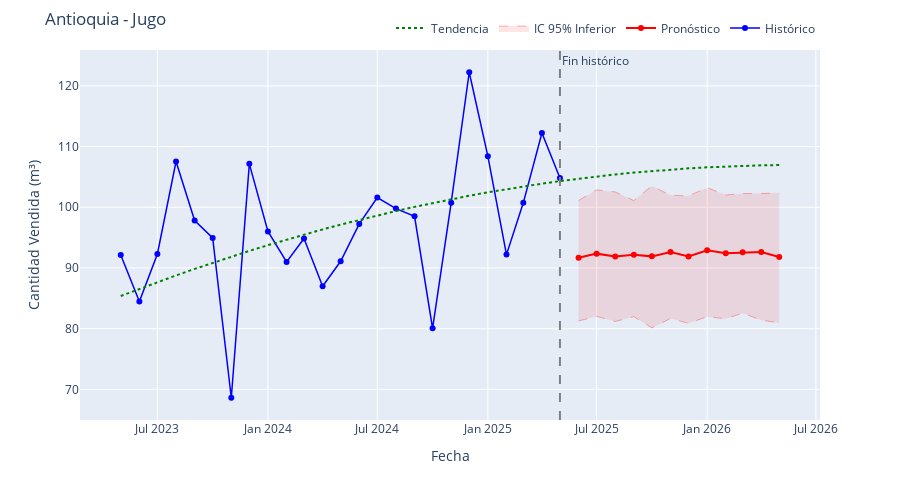
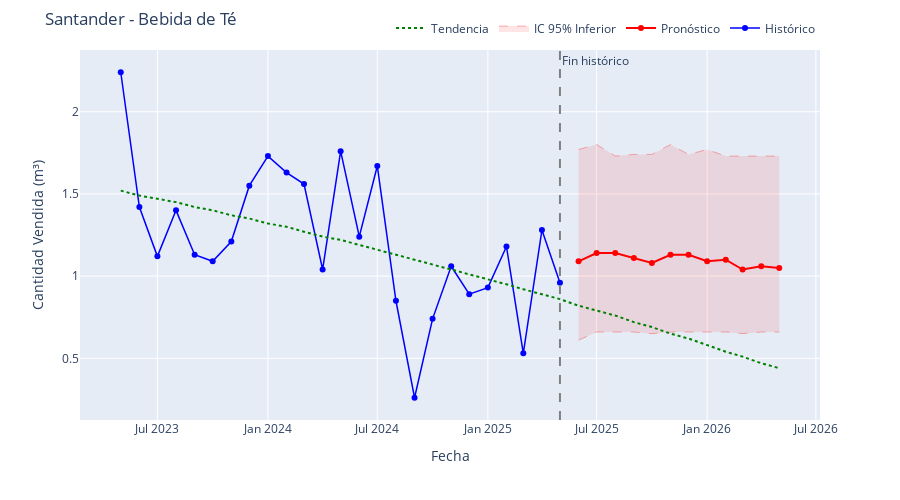
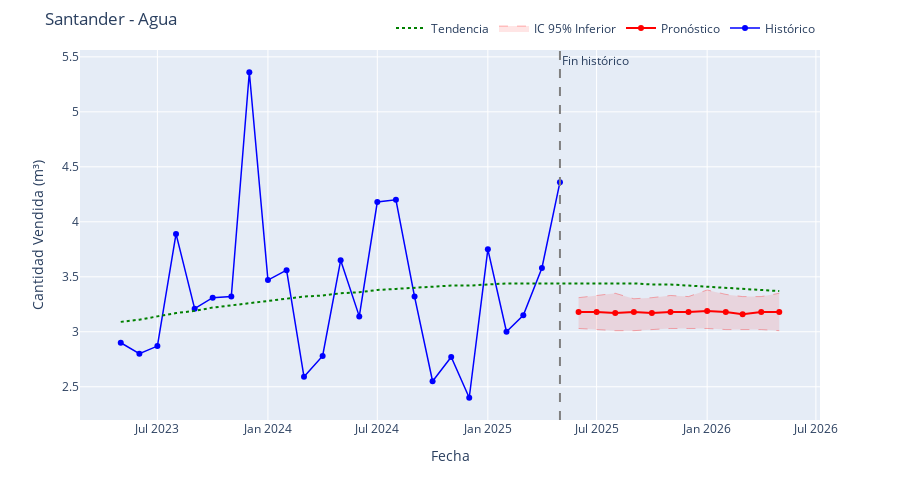
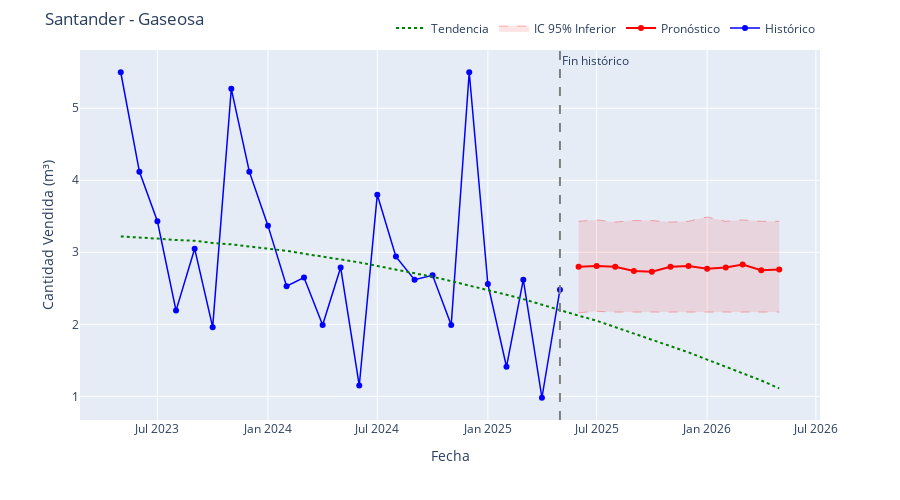

Notebook cell for these charts, in order:
### Markdown cell above
## 9. Visualización de Resultados

Generamos gráficas interactivas con Plotly para datos históricos y predicciones por región y categoría.

### Code cell
def plot_predictions(df, future_predictions):
    try:
        # Verificación inicial de columnas
        required_pred_cols = ['predicted_quantities', 'ci_lower', 'ci_upper']
        if not all(col in future_predictions.columns for col in required_pred_cols):
            raise ValueError("El DataFrame de predicciones no tiene la estructura esperada")
        
        # Detección automática de columnas
        region_col = next((col for col in df.columns if 'region' in col.lower()), 'NOMBRE_REGION')
        categoria_col = next((col for col in df.columns if 'categoria' in col.lower()), 'CATEGORIA')
        target_col = next((col for col in df.columns if 'm3' in col.lower()), 'M3_VENDIDOS')
        
        if target_col is None:
            raise ValueError("No se pudo detectar la columna objetivo. Verifique los nombres de columnas")

        # Feature engineering: añadir variables lagged
        df = df.sort_values('MES')
        df['lag_1'] = df.groupby([region_col, categoria_col])[target_col].shift(1)
        df['lag_2'] = df.groupby([region_col, categoria_col])[target_col].shift(2)
        df['lag_1'].fillna(df[target_col].mean(), inplace=True)
        df['lag_2'].fillna(df[target_col].mean(), inplace=True)
        selected_features.append('lag_1')
        selected_features.append('lag_2')

        # Obtener las últimas 24 meses de datos históricos y agrupar
        last_date = df['MES'].max()
        one_year_ago = last_date - pd.offsets.MonthBegin(24)
        hist_data = df[df['MES'] >= one_year_ago].groupby([region_col, categoria_col, 'MES'])[target_col].sum().reset_index()
        hist_data['type'] = 'Histórico'
        hist_data = hist_data.rename(columns={target_col: 'value', 'MES': 'prediction_date'})

        # Preparar datos de predicciones y agrupar
        pred_data = future_predictions.groupby([region_col, categoria_col, 'MES'])[['predicted_quantities', 'ci_lower', 'ci_upper']].sum().reset_index()
        pred_data['type'] = 'Pronóstico'
        pred_data = pred_data.rename(columns={
            'MES': 'prediction_date',
            'predicted_quantities': 'value',
            region_col: region_col,
            categoria_col: categoria_col
        })

        # Combinar datos históricos y predicciones
        prediction_combined = pd.concat([
            hist_data[['prediction_date', region_col, categoria_col, 'value', 'type']],
            pred_data[['prediction_date', region_col, categoria_col, 'value', 'type', 'ci_lower', 'ci_upper']]
        ]).reset_index(drop=True)

        # Obtener combinaciones únicas
        combinations = df[[region_col, categoria_col]].drop_duplicates()

        for _, (region, categoria) in enumerate(combinations.itertuples(index=False), 1):
            # Filtrar datos para esta combinación
            mask = ((prediction_combined[region_col] == region) & 
                    (prediction_combined[categoria_col] == categoria))
            plot_data = prediction_combined[mask].sort_values('prediction_date')

            if plot_data.empty:
                logging.warning(f"No hay datos para {region} - {categoria}")
                continue

            # Calcular línea de tendencia con regresión polinómica de grado 2
            hist_full = df[(df[region_col] == region) & 
                          (df[categoria_col] == categoria)].sort_values('MES')
            hist_full = hist_full.groupby(['MES'])[target_col].sum().reset_index()
            hist_full['days'] = (hist_full['MES'] - hist_full['MES'].min()).dt.days
            coefficients = np.polyfit(hist_full['days'], hist_full[target_col], 2)
            polynomial = np.poly1d(coefficients)

            # Extender tendencia al período completo
            all_dates = plot_data['prediction_date'].sort_values()
            all_dates_df = pd.DataFrame({'prediction_date': all_dates})
            all_dates_df['days'] = (all_dates_df['prediction_date'] - hist_full['MES'].min()).dt.days
            trend_values = polynomial(all_dates_df['days'])

            # Crear figura
            fig = go.Figure()

            # 1. Datos históricos (últimos 24 meses)
            hist_plot_data = plot_data[plot_data['type'] == 'Histórico']
            fig.add_trace(go.Scatter(
                x=hist_plot_data['prediction_date'],
                y=hist_plot_data['value'].round(2),
                mode='lines+markers',
                name='Histórico',
                line=dict(color='blue', width=1.5),
                hovertemplate='Fecha: %{x|%b %Y}<br>Histórico: %{y:.2f}<extra></extra>'
            ))

            # 2. Pronósticos
            pred_plot_data = plot_data[plot_data['type'] == 'Pronóstico']
            fig.add_trace(go.Scatter(
                x=pred_plot_data['prediction_date'],
                y=pred_plot_data['value'].round(2),
                mode='lines+markers',
                name='Pronóstico',
                line=dict(color='red', width=2),
                hovertemplate='Fecha: %{x|%b %Y}<br>Pronóstico: %{y:.2f}<extra></extra>'
            ))

            # 3. Intervalo de confianza
            fig.add_trace(go.Scatter(
                x=pred_plot_data['prediction_date'],
                y=pred_plot_data['ci_upper'].round(2),
                mode='lines',
                line=dict(color='rgba(255,0,0,0.3)', width=1, dash='dash'),
                name='IC 95% Superior',
                showlegend=False
            ))
            fig.add_trace(go.Scatter(
                x=pred_plot_data['prediction_date'],
                y=pred_plot_data['ci_lower'].round(2),
                mode='lines',
                line=dict(color='rgba(255,0,0,0.3)', width=1, dash='dash'),
                fill='tonexty',
                fillcolor='rgba(255,0,0,0.1)',
                name='IC 95% Inferior',
                showlegend=True
            ))

            # 4. Línea de tendencia (polinómica de grado 2)
            fig.add_trace(go.Scatter(
                x=all_dates_df['prediction_date'],
                y=trend_values.round(2),
                mode='lines',
                name='Tendencia',
                line=dict(color='green', width=2, dash='dot'),
                hovertemplate='Tendencia: %{y:.2f}<extra></extra>'
            ))

            # Línea vertical separadora
            last_historical_date = hist_data['prediction_date'].max()
            fig.add_vline(
                x=last_historical_date.timestamp() * 1000,
                line_width=2,
                line_dash="dash",
                line_color="gray",
                annotation_text="Fin histórico",
                annotation_position="top right"
            )

            # Configuración del layout
            fig.update_layout(
                title=f'{region} - {categoria}',
                xaxis_title='Fecha',
                yaxis_title='Cantidad Vendida (m³)',
                hovermode='x unified',
                height=500,
                width=900,
                legend=dict(
                    orientation="h",
                    yanchor="bottom",
                    y=1.02,
                    xanchor="right",
                    x=1
                ),
                margin=dict(t=50)
            )

            fig.show()

    except Exception as e:
        logging.error(f"Error en visualización: {e}")
        raise

# Uso:
plot_predictions(df, future_predictions)

### Figure 1 — Plotly figure (JSON) as saved in the notebook; plotly's stock layout.template omitted (floating-point values rounded to 4 significant figures)
{"data": [{"hovertemplate": "Fecha: %{x|%b %Y}<br>Histórico: %{y:.2f}<extra></extra>", "line": {"color": "blue", "width": 1.5}, "mode": "lines+markers", "name": "Histórico", "type": "scatter", "x": ["2023-05-01T00:00:00.000000000", "2023-06-01T00:00:00.000000000", "2023-07-01T00:00:00.000000000", "2023-08-01T00:00:00.000000000", "2023-09-01T00:00:00.000000000", "2023-10-01T00:00:00.000000000", "2023-11-01T00:00:00.000000000", "2023-12-01T00:00:00.000000000", "2024-01-01T00:00:00.000000000", "2024-02-01T00:00:00.000000000", "2024-03-01T00:00:00.000000000", "2024-04-01T00:00:00.000000000", "2024-05-01T00:00:00.000000000", "2024-06-01T00:00:00.000000000", "2024-07-01T00:00:00.000000000", "2024-08-01T00:00:00.000000000", "2024-09-01T00:00:00.000000000", "2024-10-01T00:00:00.000000000", "2024-11-01T00:00:00.000000000", "2024-12-01T00:00:00.000000000", "2025-01-01T00:00:00.000000000", "2025-02-01T00:00:00.000000000", "2025-03-01T00:00:00.000000000", "2025-04-01T00:00:00.000000000", "2025-05-01T00:00:00.000000000"], "y": [92.12, 84.49, 92.3, 107.5, 97.82, 94.94, 68.62, 107.2, 96.02, 90.98, 94.85, 86.99, 91.1, 97.26, 101.6, 99.78, 98.5, 80.05, 100.8, 122.2, 108.4, 92.2, 100.7, 112.2, 104.8]}, {"hovertemplate": "Fecha: %{x|%b %Y}<br>Pronóstico: %{y:.2f}<extra></extra>", "line": {"color": "red", "width": 2}, "mode": "lines+markers", "name": "Pronóstico", "type": "scatter", "x": ["2025-06-01T00:00:00.000000000", "2025-07-01T00:00:00.000000000", "2025-08-01T00:00:00.000000000", "2025-09-01T00:00:00.000000000", "2025-10-01T00:00:00.000000000", "2025-11-01T00:00:00.000000000", "2025-12-01T00:00:00.000000000", "2026-01-01T00:00:00.000000000", "2026-02-01T00:00:00.000000000", "2026-03-01T00:00:00.000000000", "2026-04-01T00:00:00.000000000", "2026-05-01T00:00:00.000000000"], "y": [91.69, 92.36, 91.9, 92.16, 91.91, 92.62, 91.9, 92.91, 92.42, 92.57, 92.63, 91.8]}, {"line": {"color": "rgba(255,0,0,0.3)", "dash": "dash", "width": 1}, "mode": "lines", "name": "IC 95% Superior", "showlegend": false, "type": "scatter", "x": ["2025-06-01T00:00:00.000000000", "2025-07-01T00:00:00.000000000", "2025-08-01T00:00:00.000000000", "2025-09-01T00:00:00.000000000", "2025-10-01T00:00:00.000000000", "2025-11-01T00:00:00.000000000", "2025-12-01T00:00:00.000000000", "2026-01-01T00:00:00.000000000", "2026-02-01T00:00:00.000000000", "2026-03-01T00:00:00.000000000", "2026-04-01T00:00:00.000000000", "2026-05-01T00:00:00.000000000"], "y": [101.1, 102.9, 102.5, 101.1, 103.5, 102.0, 101.9, 103.2, 102.0, 102.3, 102.3, 102.4]}, {"fill": "tonexty", "fillcolor": "rgba(255,0,0,0.1)", "line": {"color": "rgba(255,0,0,0.3)", "dash": "dash", "width": 1}, "mode": "lines", "name": "IC 95% Inferior", "showlegend": true, "type": "scatter", "x": ["2025-06-01T00:00:00.000000000", "2025-07-01T00:00:00.000000000", "2025-08-01T00:00:00.000000000", "2025-09-01T00:00:00.000000000", "2025-10-01T00:00:00.000000000", "2025-11-01T00:00:00.000000000", "2025-12-01T00:00:00.000000000", "2026-01-01T00:00:00.000000000", "2026-02-01T00:00:00.000000000", "2026-03-01T00:00:00.000000000", "2026-04-01T00:00:00.000000000", "2026-05-01T00:00:00.000000000"], "y": [81.27, 82.03, 81.19, 81.98, 80.13, 81.68, 80.88, 81.98, 81.63, 82.56, 81.4, 80.95]}, {"hovertemplate": "Tendencia: %{y:.2f}<extra></extra>", "line": {"color": "green", "dash": "dot", "width": 2}, "mode": "lines", "name": "Tendencia", "type": "scatter", "x": ["2023-05-01T00:00:00.000000000", "2023-06-01T00:00:00.000000000", "2023-07-01T00:00:00.000000000", "2023-08-01T00:00:00.000000000", "2023-09-01T00:00:00.000000000", "2023-10-01T00:00:00.000000000", "2023-11-01T00:00:00.000000000", "2023-12-01T00:00:00.000000000", "2024-01-01T00:00:00.000000000", "2024-02-01T00:00:00.000000000", "2024-03-01T00:00:00.000000000", "2024-04-01T00:00:00.000000000", "2024-05-01T00:00:00.000000000", "2024-06-01T00:00:00.000000000", "2024-07-01T00:00:00.000000000", "2024-08-01T00:00:00.000000000", "2024-09-01T00:00:00.000000000", "2024-10-01T00:00:00.000000000", "2024-11-01T00:00:00.000000000", "2024-12-01T00:00:00.000000000", "2025-01-01T00:00:00.000000000", "2025-02-01T00:00:00.000000000", "2025-03-01T00:00:00.000000000", "2025-04-01T00:00:00.000000000", "2025-05-01T00:00:00.000000000", "2025-06-01T00:00:00.000000000", "2025-07-01T00:00:00.000000000", "2025-08-01T00:00:00.000000000", "2025-09-01T00:00:00.000000000", "2025-10-01T00:00:00.000000000", "2025-11-01T00:00:00.000000000", "2025-12-01T00:00:00.000000000", "2026-01-01T00:00:00.000000000", "2026-02-01T00:00:00.000000000", "2026-03-01T00:00:00.000000000", "2026-04-01T00:00:00.000000000", "2026-05-01T00:00:00.000000000"], "y": [85.38, 86.55, 87.66, 88.77, 89.84, 90.85, 91.86, 92.81, 93.76, 94.67, 95.5, 96.35, 97.14, 97.92, 98.65, 99.37, 100.1, 100.7, 101.3, 101.9, 102.5, 103.0, 103.4, 103.9, 104.3, 104.7, 105.1, 105.4, 105.7, 106.0, 106.2, 106.4, 106.6, 106.7, 106.8, 106.9, 107.0]}], "layout": {"annotations": [{"showarrow": false, "text": "Fin histórico", "x": 1746057600000, "xanchor": "left", "xref": "x", "y": 1, "yanchor": "top", "yref": "y domain"}], "height": 500, "hovermode": "x unified", "legend": {"orientation": "h", "x": 1, "xanchor": "right", "y": 1.02, "yanchor": "bottom"}, "margin": {"t": 50}, "shapes": [{"line": {"color": "gray", "dash": "dash", "width": 2}, "type": "line", "x0": 1746057600000, "x1": 1746057600000, "xref": "x", "y0": 0, "y1": 1, "yref": "y domain"}], "title": {"text": "Antioquia - Jugo"}, "width": 900, "xaxis": {"title": {"text": "Fecha"}}, "yaxis": {"title": {"text": "Cantidad Vendida (m³)"}}}}

### Figure 2 — Plotly figure (JSON) as saved in the notebook; plotly's stock layout.template omitted (floating-point values rounded to 4 significant figures)
{"data": [{"hovertemplate": "Fecha: %{x|%b %Y}<br>Histórico: %{y:.2f}<extra></extra>", "line": {"color": "blue", "width": 1.5}, "mode": "lines+markers", "name": "Histórico", "type": "scatter", "x": ["2023-05-01T00:00:00.000000000", "2023-06-01T00:00:00.000000000", "2023-07-01T00:00:00.000000000", "2023-08-01T00:00:00.000000000", "2023-09-01T00:00:00.000000000", "2023-10-01T00:00:00.000000000", "2023-11-01T00:00:00.000000000", "2023-12-01T00:00:00.000000000", "2024-01-01T00:00:00.000000000", "2024-02-01T00:00:00.000000000", "2024-03-01T00:00:00.000000000", "2024-04-01T00:00:00.000000000", "2024-05-01T00:00:00.000000000", "2024-06-01T00:00:00.000000000", "2024-07-01T00:00:00.000000000", "2024-08-01T00:00:00.000000000", "2024-09-01T00:00:00.000000000", "2024-10-01T00:00:00.000000000", "2024-11-01T00:00:00.000000000", "2024-12-01T00:00:00.000000000", "2025-01-01T00:00:00.000000000", "2025-02-01T00:00:00.000000000", "2025-03-01T00:00:00.000000000", "2025-04-01T00:00:00.000000000", "2025-05-01T00:00:00.000000000"], "y": [2.24, 1.42, 1.12, 1.4, 1.13, 1.09, 1.21, 1.55, 1.73, 1.63, 1.56, 1.04, 1.76, 1.24, 1.67, 0.85, 0.26, 0.74, 1.06, 0.89, 0.93, 1.18, 0.53, 1.28, 0.96]}, {"hovertemplate": "Fecha: %{x|%b %Y}<br>Pronóstico: %{y:.2f}<extra></extra>", "line": {"color": "red", "width": 2}, "mode": "lines+markers", "name": "Pronóstico", "type": "scatter", "x": ["2025-06-01T00:00:00.000000000", "2025-07-01T00:00:00.000000000", "2025-08-01T00:00:00.000000000", "2025-09-01T00:00:00.000000000", "2025-10-01T00:00:00.000000000", "2025-11-01T00:00:00.000000000", "2025-12-01T00:00:00.000000000", "2026-01-01T00:00:00.000000000", "2026-02-01T00:00:00.000000000", "2026-03-01T00:00:00.000000000", "2026-04-01T00:00:00.000000000", "2026-05-01T00:00:00.000000000"], "y": [1.09, 1.14, 1.14, 1.11, 1.08, 1.13, 1.13, 1.09, 1.1, 1.04, 1.06, 1.05]}, {"line": {"color": "rgba(255,0,0,0.3)", "dash": "dash", "width": 1}, "mode": "lines", "name": "IC 95% Superior", "showlegend": false, "type": "scatter", "x": ["2025-06-01T00:00:00.000000000", "2025-07-01T00:00:00.000000000", "2025-08-01T00:00:00.000000000", "2025-09-01T00:00:00.000000000", "2025-10-01T00:00:00.000000000", "2025-11-01T00:00:00.000000000", "2025-12-01T00:00:00.000000000", "2026-01-01T00:00:00.000000000", "2026-02-01T00:00:00.000000000", "2026-03-01T00:00:00.000000000", "2026-04-01T00:00:00.000000000", "2026-05-01T00:00:00.000000000"], "y": [1.77, 1.8, 1.73, 1.74, 1.74, 1.8, 1.74, 1.77, 1.73, 1.73, 1.73, 1.73]}, {"fill": "tonexty", "fillcolor": "rgba(255,0,0,0.1)", "line": {"color": "rgba(255,0,0,0.3)", "dash": "dash", "width": 1}, "mode": "lines", "name": "IC 95% Inferior", "showlegend": true, "type": "scatter", "x": ["2025-06-01T00:00:00.000000000", "2025-07-01T00:00:00.000000000", "2025-08-01T00:00:00.000000000", "2025-09-01T00:00:00.000000000", "2025-10-01T00:00:00.000000000", "2025-11-01T00:00:00.000000000", "2025-12-01T00:00:00.000000000", "2026-01-01T00:00:00.000000000", "2026-02-01T00:00:00.000000000", "2026-03-01T00:00:00.000000000", "2026-04-01T00:00:00.000000000", "2026-05-01T00:00:00.000000000"], "y": [0.61, 0.66, 0.66, 0.66, 0.65, 0.66, 0.66, 0.66, 0.66, 0.65, 0.66, 0.66]}, {"hovertemplate": "Tendencia: %{y:.2f}<extra></extra>", "line": {"color": "green", "dash": "dot", "width": 2}, "mode": "lines", "name": "Tendencia", "type": "scatter", "x": ["2023-05-01T00:00:00.000000000", "2023-06-01T00:00:00.000000000", "2023-07-01T00:00:00.000000000", "2023-08-01T00:00:00.000000000", "2023-09-01T00:00:00.000000000", "2023-10-01T00:00:00.000000000", "2023-11-01T00:00:00.000000000", "2023-12-01T00:00:00.000000000", "2024-01-01T00:00:00.000000000", "2024-02-01T00:00:00.000000000", "2024-03-01T00:00:00.000000000", "2024-04-01T00:00:00.000000000", "2024-05-01T00:00:00.000000000", "2024-06-01T00:00:00.000000000", "2024-07-01T00:00:00.000000000", "2024-08-01T00:00:00.000000000", "2024-09-01T00:00:00.000000000", "2024-10-01T00:00:00.000000000", "2024-11-01T00:00:00.000000000", "2024-12-01T00:00:00.000000000", "2025-01-01T00:00:00.000000000", "2025-02-01T00:00:00.000000000", "2025-03-01T00:00:00.000000000", "2025-04-01T00:00:00.000000000", "2025-05-01T00:00:00.000000000", "2025-06-01T00:00:00.000000000", "2025-07-01T00:00:00.000000000", "2025-08-01T00:00:00.000000000", "2025-09-01T00:00:00.000000000", "2025-10-01T00:00:00.000000000", "2025-11-01T00:00:00.000000000", "2025-12-01T00:00:00.000000000", "2026-01-01T00:00:00.000000000", "2026-02-01T00:00:00.000000000", "2026-03-01T00:00:00.000000000", "2026-04-01T00:00:00.000000000", "2026-05-01T00:00:00.000000000"], "y": [1.52, 1.49, 1.47, 1.45, 1.42, 1.4, 1.37, 1.35, 1.32, 1.3, 1.27, 1.24, 1.22, 1.19, 1.16, 1.13, 1.1, 1.07, 1.04, 1.01, 0.98, 0.95, 0.92, 0.89, 0.86, 0.82, 0.79, 0.76, 0.72, 0.69, 0.65, 0.62, 0.58, 0.54, 0.51, 0.47, 0.44]}], "layout": {"annotations": [{"showarrow": false, "text": "Fin histórico", "x": 1746057600000, "xanchor": "left", "xref": "x", "y": 1, "yanchor": "top", "yref": "y domain"}], "height": 500, "hovermode": "x unified", "legend": {"orientation": "h", "x": 1, "xanchor": "right", "y": 1.02, "yanchor": "bottom"}, "margin": {"t": 50}, "shapes": [{"line": {"color": "gray", "dash": "dash", "width": 2}, "type": "line", "x0": 1746057600000, "x1": 1746057600000, "xref": "x", "y0": 0, "y1": 1, "yref": "y domain"}], "title": {"text": "Santander - Bebida de Té"}, "width": 900, "xaxis": {"title": {"text": "Fecha"}}, "yaxis": {"title": {"text": "Cantidad Vendida (m³)"}}}}

### Figure 3 — Plotly figure (JSON) as saved in the notebook; plotly's stock layout.template omitted (floating-point values rounded to 4 significant figures)
{"data": [{"hovertemplate": "Fecha: %{x|%b %Y}<br>Histórico: %{y:.2f}<extra></extra>", "line": {"color": "blue", "width": 1.5}, "mode": "lines+markers", "name": "Histórico", "type": "scatter", "x": ["2023-05-01T00:00:00.000000000", "2023-06-01T00:00:00.000000000", "2023-07-01T00:00:00.000000000", "2023-08-01T00:00:00.000000000", "2023-09-01T00:00:00.000000000", "2023-10-01T00:00:00.000000000", "2023-11-01T00:00:00.000000000", "2023-12-01T00:00:00.000000000", "2024-01-01T00:00:00.000000000", "2024-02-01T00:00:00.000000000", "2024-03-01T00:00:00.000000000", "2024-04-01T00:00:00.000000000", "2024-05-01T00:00:00.000000000", "2024-06-01T00:00:00.000000000", "2024-07-01T00:00:00.000000000", "2024-08-01T00:00:00.000000000", "2024-09-01T00:00:00.000000000", "2024-10-01T00:00:00.000000000", "2024-11-01T00:00:00.000000000", "2024-12-01T00:00:00.000000000", "2025-01-01T00:00:00.000000000", "2025-02-01T00:00:00.000000000", "2025-03-01T00:00:00.000000000", "2025-04-01T00:00:00.000000000", "2025-05-01T00:00:00.000000000"], "y": [2.9, 2.8, 2.87, 3.89, 3.21, 3.31, 3.32, 5.36, 3.47, 3.56, 2.59, 2.78, 3.65, 3.14, 4.18, 4.2, 3.32, 2.55, 2.77, 2.4, 3.75, 3.0, 3.15, 3.58, 4.36]}, {"hovertemplate": "Fecha: %{x|%b %Y}<br>Pronóstico: %{y:.2f}<extra></extra>", "line": {"color": "red", "width": 2}, "mode": "lines+markers", "name": "Pronóstico", "type": "scatter", "x": ["2025-06-01T00:00:00.000000000", "2025-07-01T00:00:00.000000000", "2025-08-01T00:00:00.000000000", "2025-09-01T00:00:00.000000000", "2025-10-01T00:00:00.000000000", "2025-11-01T00:00:00.000000000", "2025-12-01T00:00:00.000000000", "2026-01-01T00:00:00.000000000", "2026-02-01T00:00:00.000000000", "2026-03-01T00:00:00.000000000", "2026-04-01T00:00:00.000000000", "2026-05-01T00:00:00.000000000"], "y": [3.18, 3.18, 3.17, 3.18, 3.17, 3.18, 3.18, 3.19, 3.18, 3.16, 3.18, 3.18]}, {"line": {"color": "rgba(255,0,0,0.3)", "dash": "dash", "width": 1}, "mode": "lines", "name": "IC 95% Superior", "showlegend": false, "type": "scatter", "x": ["2025-06-01T00:00:00.000000000", "2025-07-01T00:00:00.000000000", "2025-08-01T00:00:00.000000000", "2025-09-01T00:00:00.000000000", "2025-10-01T00:00:00.000000000", "2025-11-01T00:00:00.000000000", "2025-12-01T00:00:00.000000000", "2026-01-01T00:00:00.000000000", "2026-02-01T00:00:00.000000000", "2026-03-01T00:00:00.000000000", "2026-04-01T00:00:00.000000000", "2026-05-01T00:00:00.000000000"], "y": [3.31, 3.33, 3.35, 3.3, 3.31, 3.33, 3.32, 3.38, 3.34, 3.32, 3.32, 3.35]}, {"fill": "tonexty", "fillcolor": "rgba(255,0,0,0.1)", "line": {"color": "rgba(255,0,0,0.3)", "dash": "dash", "width": 1}, "mode": "lines", "name": "IC 95% Inferior", "showlegend": true, "type": "scatter", "x": ["2025-06-01T00:00:00.000000000", "2025-07-01T00:00:00.000000000", "2025-08-01T00:00:00.000000000", "2025-09-01T00:00:00.000000000", "2025-10-01T00:00:00.000000000", "2025-11-01T00:00:00.000000000", "2025-12-01T00:00:00.000000000", "2026-01-01T00:00:00.000000000", "2026-02-01T00:00:00.000000000", "2026-03-01T00:00:00.000000000", "2026-04-01T00:00:00.000000000", "2026-05-01T00:00:00.000000000"], "y": [3.03, 3.02, 3.01, 3.01, 3.02, 3.03, 3.03, 3.03, 3.02, 3.02, 3.02, 3.01]}, {"hovertemplate": "Tendencia: %{y:.2f}<extra></extra>", "line": {"color": "green", "dash": "dot", "width": 2}, "mode": "lines", "name": "Tendencia", "type": "scatter", "x": ["2023-05-01T00:00:00.000000000", "2023-06-01T00:00:00.000000000", "2023-07-01T00:00:00.000000000", "2023-08-01T00:00:00.000000000", "2023-09-01T00:00:00.000000000", "2023-10-01T00:00:00.000000000", "2023-11-01T00:00:00.000000000", "2023-12-01T00:00:00.000000000", "2024-01-01T00:00:00.000000000", "2024-02-01T00:00:00.000000000", "2024-03-01T00:00:00.000000000", "2024-04-01T00:00:00.000000000", "2024-05-01T00:00:00.000000000", "2024-06-01T00:00:00.000000000", "2024-07-01T00:00:00.000000000", "2024-08-01T00:00:00.000000000", "2024-09-01T00:00:00.000000000", "2024-10-01T00:00:00.000000000", "2024-11-01T00:00:00.000000000", "2024-12-01T00:00:00.000000000", "2025-01-01T00:00:00.000000000", "2025-02-01T00:00:00.000000000", "2025-03-01T00:00:00.000000000", "2025-04-01T00:00:00.000000000", "2025-05-01T00:00:00.000000000", "2025-06-01T00:00:00.000000000", "2025-07-01T00:00:00.000000000", "2025-08-01T00:00:00.000000000", "2025-09-01T00:00:00.000000000", "2025-10-01T00:00:00.000000000", "2025-11-01T00:00:00.000000000", "2025-12-01T00:00:00.000000000", "2026-01-01T00:00:00.000000000", "2026-02-01T00:00:00.000000000", "2026-03-01T00:00:00.000000000", "2026-04-01T00:00:00.000000000", "2026-05-01T00:00:00.000000000"], "y": [3.09, 3.11, 3.14, 3.17, 3.19, 3.22, 3.24, 3.26, 3.28, 3.3, 3.32, 3.33, 3.35, 3.36, 3.38, 3.39, 3.4, 3.41, 3.42, 3.42, 3.43, 3.44, 3.44, 3.44, 3.44, 3.44, 3.44, 3.44, 3.44, 3.43, 3.43, 3.42, 3.41, 3.4, 3.39, 3.38, 3.37]}], "layout": {"annotations": [{"showarrow": false, "text": "Fin histórico", "x": 1746057600000, "xanchor": "left", "xref": "x", "y": 1, "yanchor": "top", "yref": "y domain"}], "height": 500, "hovermode": "x unified", "legend": {"orientation": "h", "x": 1, "xanchor": "right", "y": 1.02, "yanchor": "bottom"}, "margin": {"t": 50}, "shapes": [{"line": {"color": "gray", "dash": "dash", "width": 2}, "type": "line", "x0": 1746057600000, "x1": 1746057600000, "xref": "x", "y0": 0, "y1": 1, "yref": "y domain"}], "title": {"text": "Santander - Agua"}, "width": 900, "xaxis": {"title": {"text": "Fecha"}}, "yaxis": {"title": {"text": "Cantidad Vendida (m³)"}}}}

### Figure 4 — Plotly figure (JSON) as saved in the notebook; plotly's stock layout.template omitted (floating-point values rounded to 4 significant figures)
{"data": [{"hovertemplate": "Fecha: %{x|%b %Y}<br>Histórico: %{y:.2f}<extra></extra>", "line": {"color": "blue", "width": 1.5}, "mode": "lines+markers", "name": "Histórico", "type": "scatter", "x": ["2023-05-01T00:00:00.000000000", "2023-06-01T00:00:00.000000000", "2023-07-01T00:00:00.000000000", "2023-08-01T00:00:00.000000000", "2023-09-01T00:00:00.000000000", "2023-10-01T00:00:00.000000000", "2023-11-01T00:00:00.000000000", "2023-12-01T00:00:00.000000000", "2024-01-01T00:00:00.000000000", "2024-02-01T00:00:00.000000000", "2024-03-01T00:00:00.000000000", "2024-04-01T00:00:00.000000000", "2024-05-01T00:00:00.000000000", "2024-06-01T00:00:00.000000000", "2024-07-01T00:00:00.000000000", "2024-08-01T00:00:00.000000000", "2024-09-01T00:00:00.000000000", "2024-10-01T00:00:00.000000000", "2024-11-01T00:00:00.000000000", "2024-12-01T00:00:00.000000000", "2025-01-01T00:00:00.000000000", "2025-02-01T00:00:00.000000000", "2025-03-01T00:00:00.000000000", "2025-04-01T00:00:00.000000000", "2025-05-01T00:00:00.000000000"], "y": [5.5, 4.12, 3.43, 2.19, 3.05, 1.96, 5.27, 4.12, 3.37, 2.53, 2.65, 1.99, 2.79, 1.15, 3.8, 2.94, 2.62, 2.68, 1.99, 5.5, 2.56, 1.41, 2.62, 0.98, 2.48]}, {"hovertemplate": "Fecha: %{x|%b %Y}<br>Pronóstico: %{y:.2f}<extra></extra>", "line": {"color": "red", "width": 2}, "mode": "lines+markers", "name": "Pronóstico", "type": "scatter", "x": ["2025-06-01T00:00:00.000000000", "2025-07-01T00:00:00.000000000", "2025-08-01T00:00:00.000000000", "2025-09-01T00:00:00.000000000", "2025-10-01T00:00:00.000000000", "2025-11-01T00:00:00.000000000", "2025-12-01T00:00:00.000000000", "2026-01-01T00:00:00.000000000", "2026-02-01T00:00:00.000000000", "2026-03-01T00:00:00.000000000", "2026-04-01T00:00:00.000000000", "2026-05-01T00:00:00.000000000"], "y": [2.8, 2.81, 2.8, 2.74, 2.73, 2.8, 2.81, 2.77, 2.79, 2.83, 2.75, 2.76]}, {"line": {"color": "rgba(255,0,0,0.3)", "dash": "dash", "width": 1}, "mode": "lines", "name": "IC 95% Superior", "showlegend": false, "type": "scatter", "x": ["2025-06-01T00:00:00.000000000", "2025-07-01T00:00:00.000000000", "2025-08-01T00:00:00.000000000", "2025-09-01T00:00:00.000000000", "2025-10-01T00:00:00.000000000", "2025-11-01T00:00:00.000000000", "2025-12-01T00:00:00.000000000", "2026-01-01T00:00:00.000000000", "2026-02-01T00:00:00.000000000", "2026-03-01T00:00:00.000000000", "2026-04-01T00:00:00.000000000", "2026-05-01T00:00:00.000000000"], "y": [3.43, 3.45, 3.42, 3.44, 3.44, 3.42, 3.43, 3.49, 3.43, 3.45, 3.43, 3.43]}, {"fill": "tonexty", "fillcolor": "rgba(255,0,0,0.1)", "line": {"color": "rgba(255,0,0,0.3)", "dash": "dash", "width": 1}, "mode": "lines", "name": "IC 95% Inferior", "showlegend": true, "type": "scatter", "x": ["2025-06-01T00:00:00.000000000", "2025-07-01T00:00:00.000000000", "2025-08-01T00:00:00.000000000", "2025-09-01T00:00:00.000000000", "2025-10-01T00:00:00.000000000", "2025-11-01T00:00:00.000000000", "2025-12-01T00:00:00.000000000", "2026-01-01T00:00:00.000000000", "2026-02-01T00:00:00.000000000", "2026-03-01T00:00:00.000000000", "2026-04-01T00:00:00.000000000", "2026-05-01T00:00:00.000000000"], "y": [2.16, 2.18, 2.17, 2.17, 2.17, 2.16, 2.16, 2.17, 2.17, 2.17, 2.17, 2.17]}, {"hovertemplate": "Tendencia: %{y:.2f}<extra></extra>", "line": {"color": "green", "dash": "dot", "width": 2}, "mode": "lines", "name": "Tendencia", "type": "scatter", "x": ["2023-05-01T00:00:00.000000000", "2023-06-01T00:00:00.000000000", "2023-07-01T00:00:00.000000000", "2023-08-01T00:00:00.000000000", "2023-09-01T00:00:00.000000000", "2023-10-01T00:00:00.000000000", "2023-11-01T00:00:00.000000000", "2023-12-01T00:00:00.000000000", "2024-01-01T00:00:00.000000000", "2024-02-01T00:00:00.000000000", "2024-03-01T00:00:00.000000000", "2024-04-01T00:00:00.000000000", "2024-05-01T00:00:00.000000000", "2024-06-01T00:00:00.000000000", "2024-07-01T00:00:00.000000000", "2024-08-01T00:00:00.000000000", "2024-09-01T00:00:00.000000000", "2024-10-01T00:00:00.000000000", "2024-11-01T00:00:00.000000000", "2024-12-01T00:00:00.000000000", "2025-01-01T00:00:00.000000000", "2025-02-01T00:00:00.000000000", "2025-03-01T00:00:00.000000000", "2025-04-01T00:00:00.000000000", "2025-05-01T00:00:00.000000000", "2025-06-01T00:00:00.000000000", "2025-07-01T00:00:00.000000000", "2025-08-01T00:00:00.000000000", "2025-09-01T00:00:00.000000000", "2025-10-01T00:00:00.000000000", "2025-11-01T00:00:00.000000000", "2025-12-01T00:00:00.000000000", "2026-01-01T00:00:00.000000000", "2026-02-01T00:00:00.000000000", "2026-03-01T00:00:00.000000000", "2026-04-01T00:00:00.000000000", "2026-05-01T00:00:00.000000000"], "y": [3.22, 3.21, 3.19, 3.17, 3.16, 3.13, 3.11, 3.08, 3.05, 3.02, 2.98, 2.94, 2.9, 2.86, 2.81, 2.76, 2.71, 2.66, 2.6, 2.54, 2.48, 2.41, 2.35, 2.27, 2.2, 2.12, 2.05, 1.96, 1.88, 1.79, 1.7, 1.61, 1.51, 1.41, 1.32, 1.22, 1.11]}], "layout": {"annotations": [{"showarrow": false, "text": "Fin histórico", "x": 1746057600000, "xanchor": "left", "xref": "x", "y": 1, "yanchor": "top", "yref": "y domain"}], "height": 500, "hovermode": "x unified", "legend": {"orientation": "h", "x": 1, "xanchor": "right", "y": 1.02, "yanchor": "bottom"}, "margin": {"t": 50}, "shapes": [{"line": {"color": "gray", "dash": "dash", "width": 2}, "type": "line", "x0": 1746057600000, "x1": 1746057600000, "xref": "x", "y0": 0, "y1": 1, "yref": "y domain"}], "title": {"text": "Santander - Gaseosa"}, "width": 900, "xaxis": {"title": {"text": "Fecha"}}, "yaxis": {"title": {"text": "Cantidad Vendida (m³)"}}}}
